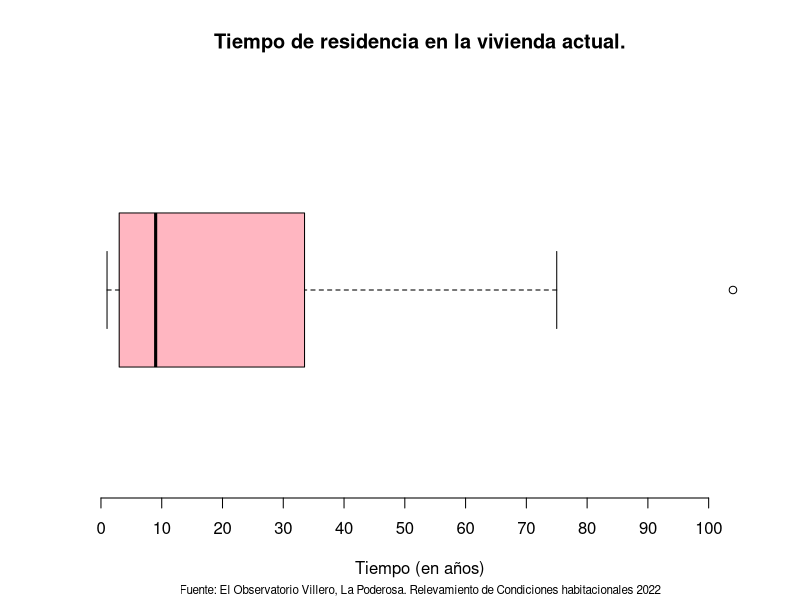
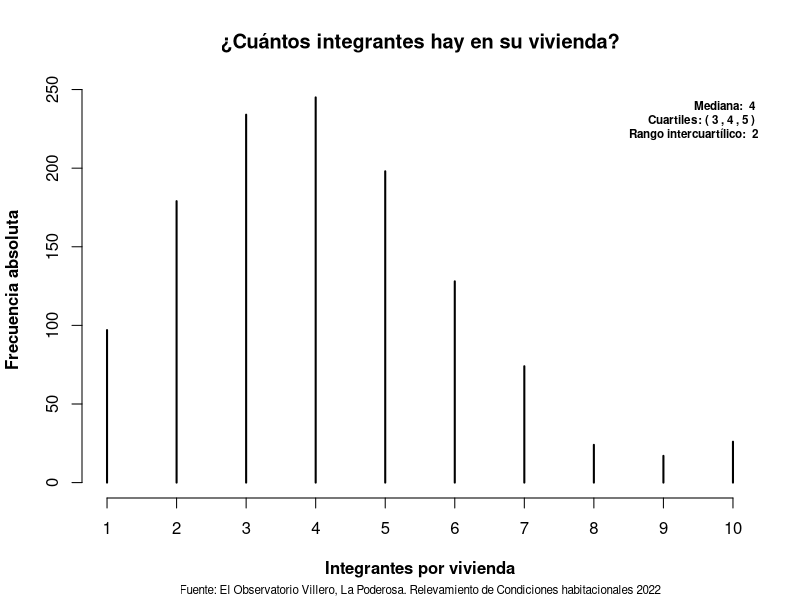
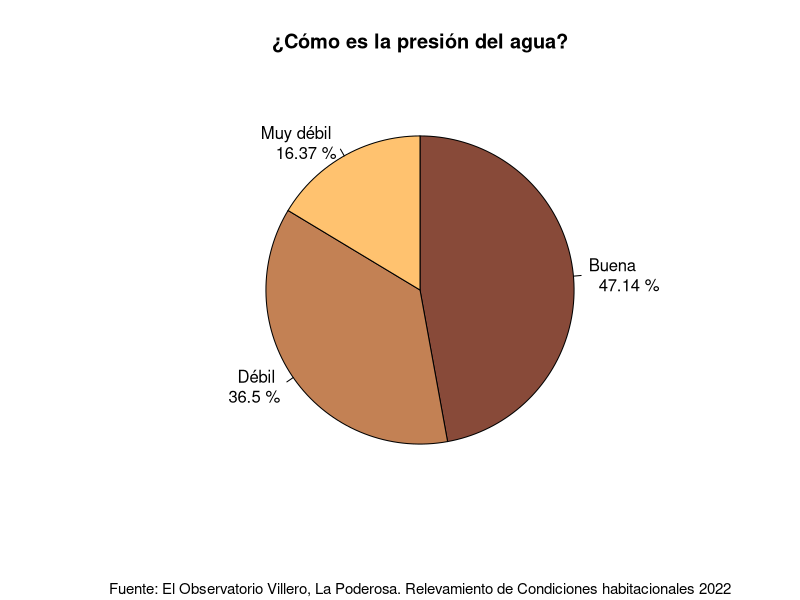

R code for these plots, in order: (Note: this script raises an error after producing the figures.)
# Paquetes y lectura de datos -----
install.packages("readxl")
library(readxl)

# Leer tabla, saltando las dos primeras lineas
tabla <- read_xlsx("Datos_LP.xlsx",
                    skip = 2)

# Globales ----------------

fuente <- "Fuente: El Observatorio Villero, La Poderosa. Relevamiento de Condiciones habitacionales 2022"
colores1 <- c("#79155B", "#C23373", "#F6635C", "#FFBA86")
colores2 <- c("#884A39", "#C38154", "#FFC26F", "#F9E0BB")
cantidad_entrevistados <- 1222



# Sección 1: Características generales de la composición del hogar -----------

# Tiempo de residencia (Boxplot)

tabla_tiempo_de_residencia <- table(tabla$`Tiempo de residencia en la vivienda actual (en años)`)

boxplot(tabla_tiempo_de_residencia,
        horizontal = TRUE,
        axes = FALSE,
        xlab = "Tiempo (en años)",
        main = "Tiempo de residencia en la vivienda actual.",
        col = "lightpink",
        sub = fuente,
        cex.sub = 0.7)

axis(side = 1,
     at = seq(0, 100, by = 10))

# Integrantes por vivienda (Histograma)

integrantes_mediana <- paste("Mediana: ", median(tabla$`¿Cuántos integrantes hay en su vivienda?`))
cuartiles_integrantes <- quantile(tabla$`¿Cuántos integrantes hay en su vivienda?`)
rango_intercuartilico_integrantes <- paste("Rango intercuartílico: ", IQR(tabla$`¿Cuántos integrantes hay en su vivienda?`))
cuartiles_integrantes <- paste("Cuartiles: (", cuartiles_integrantes[2], ",",
                               cuartiles_integrantes[3], ",",
                               cuartiles_integrantes[4], ")")

plot(table(tabla$`¿Cuántos integrantes hay en su vivienda?`),
     type = 'h',
     xlim = c(1,10),
     xlab = "Integrantes por vivienda",
     ylab = "Frecuencia absoluta",
     main = "¿Cuántos integrantes hay en su vivienda?",
     sub = fuente,
     cex.sub = 0.7,
     col = "black",
     font.lab = 2,
     frame.plot = FALSE)

mtext(paste(integrantes_mediana, "\n", cuartiles_integrantes, "\n", rango_intercuartilico_integrantes),
      side = 3,
      cex = 0.7,
      adj = 1,
      line = -3,
      font = 2)


# Sección 5: Agua y saneamiento --------------

# Presión de agua (Grafico de torta)

tabla_presion_de_agua <- table(tabla$`¿Cómo es la presión del agua?`)
frec_rel_presion_de_agua <- round(tabla_presion_de_agua / cantidad_entrevistados, 4)

labels_presion_de_agua <- paste(c("Buena", "Débil", "Muy débil"), "\n ", frec_rel_presion_de_agua * 100, "%")
pie(tabla_presion_de_agua,
    labels = labels_presion_de_agua,
    col = colores2,
    main = "¿Cómo es la presión del agua?",
    sub = fuente,
    cex.sub = 0.9,
    clockwise = TRUE)

# Relación entre dos variables categóricas
# Grafico de barras subdivididas
tabla_bivariada_agua = table(tabla$`¿Tiene capacidad de almacenamiento de agua en altura?`,
                             tabla$`¿Cómo es la presión del agua?`)

barplot(tabla_bivariada_agua,
        main = "Presión de agua según si se tiene un tanque en altura",
        beside = FALSE,
        horiz = FALSE,
        ylim = c(0, 600),
        ylab = "Cantidad de viviendas",
        xlab = "Presión agua",
        las = 1,
        col = colores3,
        sub = fuente,
        border = NA,
        cex.sub = 0.8)

legend("topright",
       legend = rev(rownames(tabla_bivariada_agua)),
       fill = rev(colores3))


# Sección 10: Servicios barriales --------

# Presencia de plagas (total de la población) (Grafico de torta)

tabla_plaga <- table(tabla$`¿Hay plagas (cucarachas, mosquitos, ratas, etc) en su vivienda y en los alrededores de la misma?`)
porcentaje_plaga = paste(round(tabla_plaga / sum(tabla_plaga) * 100, 2), c('%'), sep = " ")
categorias_plaga = c("Sí", "No")
etiquetas_plaga = paste(categorias_plaga, porcentaje_plaga, sep = "\n")
pie(tabla_plaga,
    main = "¿Hay plagas en tu vivienda?",
    labels = etiquetas_plaga,
    cex = 0.8,
    sub = fuente,
    col = colores2,
    cex.sub = 0.8
)

# Tipo de plaga sobre población total (Grafico de torta)

cucarachas = table(factor(tabla$`¿Cuáles plagas?`))
mosquitos = table(factor(tabla$...94))
ratas = table(factor(tabla$...95))
tabla_plagas = data.frame(FrecuenciaAbsoluta = c(cucarachas, mosquitos, ratas))
frec_rel_plagas = round(tabla_plagas$FrecuenciaAbsoluta / cantidad_entrevistados, 2)
names(frec_rel_plagas) = c("Cucarachas", "Mosquitos", "Ratas")
frec_rel_plagas = frec_rel_plagas[order(frec_rel_plagas, decreasing = TRUE)]
par(mar = c(5, 6, 4, 2) + 0.1)
barplot(frec_rel_plagas,
        horiz = TRUE,
        xlim = c(0, 1),
        xlab = "Frecuencia relativa",
        main = "¿Cuales plagas?",
        sub = fuente,
        col = colores2,
        las = 1,
        cex.sub = 0.8)

